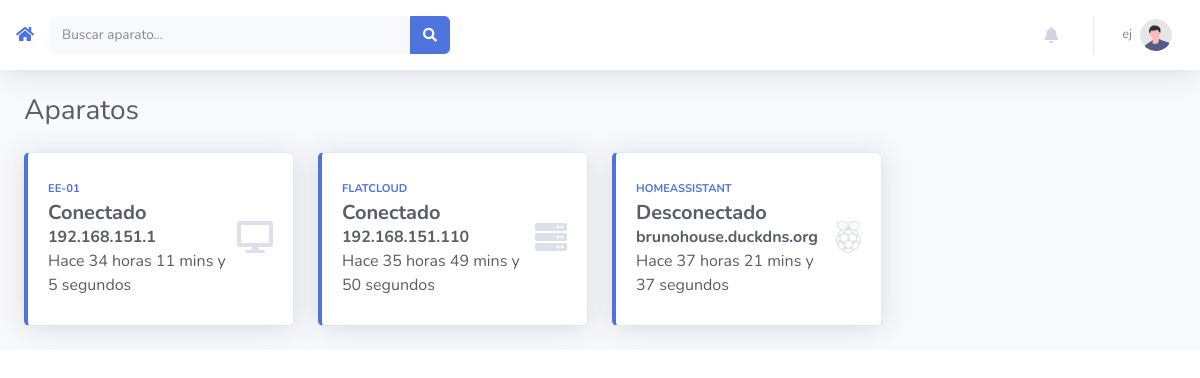
/index.php (signed in), run on the app's committed database.
### tables this page shows
CREATE TABLE `tecnicos` (
  `id` bigint(20) UNSIGNED NOT NULL,
  `nombre` text NOT NULL,
  `apellidos` text NOT NULL,
  `telefono` text NOT NULL,
  `telegram` text NOT NULL,
  `mail` text NOT NULL,
  `clave` text NOT NULL,
  `user` text NOT NULL,
  `imagen` text NOT NULL
);

CREATE TABLE `ordenadores` (
  `id` bigint(20) UNSIGNED NOT NULL,
  `nombre` text NOT NULL,
  `ip` text NOT NULL,
  `ubicacion` text NOT NULL,
  `last_status` text NOT NULL,
  `status_date` text NOT NULL,
  `icono` text NOT NULL,
  `tipo` text NOT NULL,
  `cpu` text NOT NULL,
  `ram` text NOT NULL,
  `disco` text NOT NULL
);

### index.php (the view, shortened to what this page needs)
<?
include("database.php");
?>
<!DOCTYPE html>
<html lang="en">
<head>
    <link href="vendor/fontawesome-free/css/all.min.css" rel="stylesheet" type="text/css">
    <link href="css/sb-admin-2.min.css" rel="stylesheet">
</head>
<body id="page-top">
    <div id="wrapper">
        <div id="content-wrapper" class="d-flex flex-column">
            <div id="content">
               <?include("topbar.php");?>
                <div class="container-fluid">
                    <div class="d-sm-flex align-items-center justify-content-between mb-4">
                        <h1 class="h3 mb-0 text-gray-800">Aparatos</h1>
                    </div>
                    <div class="row">
                    <?php
                        include('database.php');
                        $sql = 'SELECT * FROM ordenadores';
                        $busqueda = mysqli_query($link, $sql);
                        while($fila = mysqli_fetch_assoc($busqueda))
                        {
                        $date = time();
                        $date_status = $fila['status_date'];
                        $diff = $date - $date_status;
                        $diffmins = $diff/60;
                        $diffminutos = $diffmins%60;
                        $diffsecs = $diff%60;
                        $diffhoras = floor($diffmins/60);
                        echo '<a style="text-decoration:none;" href="aparato.php?a='.$fila['id'].'&sendping=1"><div class="col-xl-3 col-md-6 mb-4">
                        <div class="card border-left-primary shadow h-100 py-2">
                            <div class="card-body">
                                <div class="row no-gutters align-items-center">
                                    <div class="col mr-2">
                                        <div class="text-xs font-weight-bold text-primary text-uppercase mb-1">
                                            '.$fila['nombre'].'</div>
                                        <div class="h5 mb-0 font-weight-bold text-gray-800">'.$fila['last_status'].'</div>
                                        <div class="h9 mb-0 font-weight-bold text-gray-800">'.$fila['ip'].'</div>
                                        <div class="mb-0 text-gray-800">Hace '.$diffhoras.' horas '.$diffminutos.' mins y '.$diffsecs.' segundos</div>
                                    </div>
                                    <div class="col-auto">
                                        <i class="'.$fila['icono'].' fa-2x text-gray-300"></i>
                                    </div>
                                </div>
                            </div>
                        </div></a>
                        </div>';
                        }
                        ?>
                    </div>
                </div>
</body>
</html>

### topbar.php (shortened to what this page needs)
<?
$user_id = $_SESSION["user_id"];
    $sql = "SELECT * FROM tecnicos WHERE id = $user_id";
    $search = mysqli_query($link, $sql);
    $user_info = mysqli_fetch_assoc($search);
?>
<nav class="navbar navbar-expand navbar-light bg-white topbar mb-4 static-top shadow">
<a href="index.php"><i class="fas fa-home"></i></a>
    <form method="get" action="index.php"
        class="d-none d-sm-inline-block form-inline mr-auto ml-md-3 my-2 my-md-0 mw-100 navbar-search">
        <div class="input-group">
            <input type="text" class="form-control bg-light border-0 small" placeholder="Buscar aparato..." value="<?php if(isset($_GET['b'])){echo $_GET['b'];}?>"
                aria-label="Search" name="b" aria-describedby="basic-addon2">
            <div class="input-group-append">
                <button class="btn btn-primary" type="submit">
                    <i class="fas fa-search fa-sm"></i>
                </button>
            </div>
        </div>
    </form>
    <ul class="navbar-nav ml-auto">
        <li class="nav-item dropdown no-arrow mx-1">
            <a class="nav-link dropdown-toggle" href="#" id="alertsDropdown" role="button"
                data-toggle="dropdown" aria-haspopup="true" aria-expanded="false">
                <i class="fas fa-bell fa-fw"></i>
                <?
                    $sql = "SELECT * FROM ticket WHERE tecnico = $user_id AND estado = 'pendiente'";
                    $conteo_tickets = 0;
                    if($ticket_bd = mysqli_query($link, $sql))
                    {
                        if($conteo_tickets == 0)
                        {
                            echo '
                            </a>';
                        }else
                        {
                            echo '<span class="badge badge-danger badge-counter">+'.$conteo_tickets.'</span>
                    </a>';
                        }
                    }else
                    {
                        $conteo_tickets = 0;
                        echo '
                    </a>';
                    }
                ?>
        </li>
        <li class="nav-item dropdown no-arrow">
            <a class="nav-link dropdown-toggle" href="#" id="userDropdown" role="button"
                data-toggle="dropdown" aria-haspopup="true" aria-expanded="false">
                <span class="mr-2 d-none d-lg-inline text-gray-600 small"><? echo $user_info["nombre"]?></span>
                <img class="img-profile rounded-circle"
                    src="img/undraw_profile.svg">
            </a>
        </li>
    </ul>
</nav>

### index.php (style rules this page uses)
a { text-decoration: none; }
a:link { text-decoration: none; }

### data on the page
tecnicos: nombre "ej"
ordenadores: nombre "EE-01", last_status "Conectado", ip "192.168.151.1"
ordenadores: nombre "FLATCLOUD", last_status "Conectado", ip "192.168.151.110"
ordenadores: nombre "HOMEASSISTANT", last_status "Desconectado", ip "brunohouse.duckdns.org"
